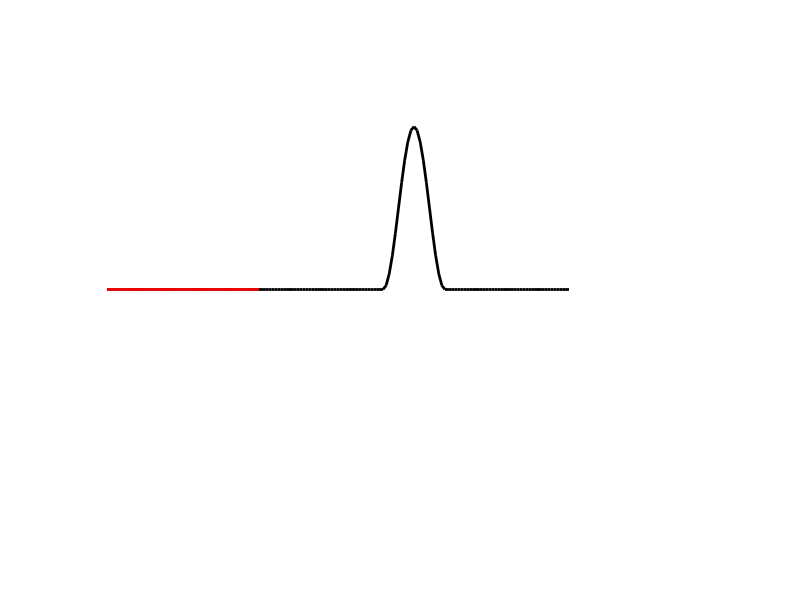

MATLAB code to generate this figure:
stringState = zeros(100, 1);
stringState(40:60) = hann(21);
plot(stringState, 'k', 'Linewidth', 2)
plot([zeros(50,1); stringState], 'k', 'Linewidth', 2)
hold on;
plot(zeros(50,1), 'r', 'Linewidth', 2)

ylim([-1.5,1.5])
axis off
set(gcf, 'color', 'w')